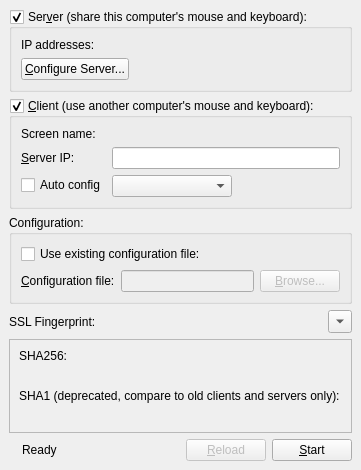
<?xml version='1.0' encoding='UTF-8'?>
<ui version="4.0">
 <class>MainWindowBase</class>
 <widget class="QMainWindow" name="MainWindowBase">
  <property name="sizePolicy">
   <sizepolicy hsizetype="Fixed" vsizetype="Fixed">
    <horstretch>0</horstretch>
    <verstretch>0</verstretch>
   </sizepolicy>
  </property>
  <property name="windowTitle">
   <string>Barrier</string>
  </property>
  <widget class="QWidget" name="centralwidget">
   <layout class="QVBoxLayout" name="verticalLayout_2">
    <property name="sizeConstraint">
     <enum>QLayout::SetFixedSize</enum>
    </property>
    <item>
     <widget class="QGroupBox" name="m_pGroupServer">
      <property name="sizePolicy">
       <sizepolicy hsizetype="Preferred" vsizetype="Preferred">
        <horstretch>0</horstretch>
        <verstretch>0</verstretch>
       </sizepolicy>
      </property>
      <property name="title">
       <string>Ser&amp;ver (share this computer's mouse and keyboard):</string>
      </property>
      <property name="checkable">
       <bool>true</bool>
      </property>
      <property name="checked">
       <bool>true</bool>
      </property>
      <layout class="QVBoxLayout">
       <item>
        <layout class="QFormLayout" name="formLayout">
         <property name="fieldGrowthPolicy">
          <enum>QFormLayout::AllNonFixedFieldsGrow</enum>
         </property>
         <item row="0" column="0">
          <widget class="QLabel" name="label_2">
           <property name="text">
            <string>IP addresses:</string>
           </property>
          </widget>
         </item>
         <item row="0" column="1">
          <widget class="QLabel" name="m_pLabelIpAddresses">
           <property name="text">
            <string notr="true" />
           </property>
          </widget>
         </item>
        </layout>
       </item>
       <item>
        <layout class="QHBoxLayout" name="horizontalLayout_4">
         <item>
          <widget class="QPushButton" name="m_pButtonConfigureServer">
           <property name="text">
            <string>&amp;Configure Server...</string>
           </property>
          </widget>
         </item>
         <item>
          <spacer>
           <property name="orientation">
            <enum>Qt::Horizontal</enum>
           </property>
           <property name="sizeHint" stdset="0">
            <size>
             <width>40</width>
             <height>20</height>
            </size>
           </property>
          </spacer>
         </item>
        </layout>
       </item>
       </layout>
     </widget>
    </item>
    <item>
     <widget class="QGroupBox" name="m_pGroupClient">
      <property name="sizePolicy">
       <sizepolicy hsizetype="Preferred" vsizetype="Preferred">
        <horstretch>0</horstretch>
        <verstretch>0</verstretch>
       </sizepolicy>
      </property>
      <property name="title">
       <string>&amp;Client (use another computer's mouse and keyboard):</string>
      </property>
      <property name="checkable">
       <bool>true</bool>
      </property>
      <property name="checked">
       <bool>true</bool>
      </property>
      <layout class="QFormLayout" name="formLayout_3">
       <property name="fieldGrowthPolicy">
        <enum>QFormLayout::AllNonFixedFieldsGrow</enum>
       </property>
       <item row="0" column="0">
        <widget class="QLabel" name="label_5">
         <property name="text">
          <string>Screen name:</string>
         </property>
        </widget>
       </item>
       <item row="0" column="1">
        <widget class="QLabel" name="m_pLabelScreenName">
         <property name="text">
          <string notr="true" />
         </property>
        </widget>
       </item>
       <item row="2" column="0">
        <widget class="QLabel" name="m_pLabelServerName">
         <property name="text">
          <string>&amp;Server IP:</string>
         </property>
         <property name="buddy">
          <cstring>m_pLineEditHostname</cstring>
         </property>
        </widget>
       </item>
       <item row="2" column="1">
        <widget class="QLineEdit" name="m_pLineEditHostname" />
       </item>
       <item row="3" column="0">
        <widget class="QCheckBox" name="m_pCheckBoxAutoConfig">
         <property name="text">
          <string>Auto config</string>
         </property>
        </widget>
       </item>
       <item row="3" column="1">
        <widget class="QComboBox" name="m_pComboServerList">
         <property name="sizePolicy">
          <sizepolicy hsizetype="Maximum" vsizetype="Preferred">
           <horstretch>0</horstretch>
           <verstretch>0</verstretch>
          </sizepolicy>
         </property>
         <property name="minimumSize">
          <size>
           <width>120</width>
           <height>0</height>
          </size>
         </property>
        </widget>
       </item>
      </layout>
     </widget>
    </item>
    <item><widget class="QGroupBox" name="m_pGroupConfiguration"><property name="title"><string>Configuration:</string></property><layout class="QVBoxLayout" name="verticalLayout_config"><item>
        <widget class="QCheckBox" name="m_pCheckBoxExternalConfig">
         <property name="text">
          <string>Use existing configuration file:</string>
         </property>
        </widget>
       </item>
       <item>
        <layout class="QHBoxLayout">
         <item>
          <widget class="QLabel" name="m_pLabelConfigurationFile">
           <property name="text">
            <string>&amp;Configuration file:</string>
           </property>
           <property name="buddy">
            <cstring>m_pLineEditConfigFile</cstring>
           </property>
          </widget>
         </item>
         <item>
          <widget class="QLineEdit" name="m_pLineEditConfigFile">
           <property name="enabled">
            <bool>false</bool>
           </property>
          </widget>
         </item>
         <item>
          <widget class="QPushButton" name="m_pButtonBrowseConfigFile">
           <property name="enabled">
            <bool>false</bool>
           </property>
           <property name="text">
            <string>&amp;Browse...</string>
           </property>
          </widget>
         </item>
        </layout>
       </item>
      </layout></widget></item><item>
     <layout class="QHBoxLayout" name="horizontalLayout_3">
      <item>
       <widget class="QLabel" name="m_pLabelFingerprint">
        <property name="sizePolicy">
         <sizepolicy hsizetype="Maximum" vsizetype="Preferred">
          <horstretch>0</horstretch>
          <verstretch>0</verstretch>
         </sizepolicy>
        </property>
        <property name="text">
         <string>SSL Fingerprint:</string>
        </property>
       </widget>
      </item>
      <item>
       <widget class="QLabel" name="m_pLabelLocalFingerprint">
        <property name="text">
         <string />
        </property>
        <property name="textFormat">
         <enum>Qt::PlainText</enum>
        </property>
       </widget>
      </item>
      <item>
       <widget class="QToolButton" name="toolbutton_show_fingerprint">
        <property name="text">
         <string>...</string>
        </property>
        <property name="arrowType">
         <enum>Qt::DownArrow</enum>
        </property>
       </widget>
      </item>
     </layout>
    </item>
    <item>
     <widget class="QFrame" name="frame_fingerprint_details">
      <property name="frameShape">
       <enum>QFrame::StyledPanel</enum>
      </property>
      <property name="frameShadow">
       <enum>QFrame::Raised</enum>
      </property>
      <layout class="QGridLayout" name="gridLayout">
       <property name="sizeConstraint">
        <enum>QLayout::SetMinimumSize</enum>
       </property>
       <item row="1" column="1">
        <widget class="QLabel" name="label_sha256_randomart">
         <property name="font">
          <font>
           <family>Courier</family>
          </font>
         </property>
         <property name="text">
          <string />
         </property>
         <property name="textInteractionFlags">
          <set>Qt::LinksAccessibleByMouse|Qt::TextSelectableByMouse</set>
         </property>
        </widget>
       </item>
       <item row="2" column="0" colspan="2">
        <widget class="QLabel" name="label_sha1">
         <property name="text">
          <string>SHA1 (deprecated, compare to old clients and servers only):</string>
         </property>
        </widget>
       </item>
       <item row="3" column="0" colspan="2">
        <widget class="QLabel" name="label_sha1_fingerprint_full">
         <property name="text">
          <string />
         </property>
         <property name="textInteractionFlags">
          <set>Qt::LinksAccessibleByMouse|Qt::TextSelectableByMouse</set>
         </property>
        </widget>
       </item>
       <item row="0" column="0" colspan="2">
        <widget class="QLabel" name="label_sha256">
         <property name="text">
          <string>SHA256:</string>
         </property>
        </widget>
       </item>
       <item row="1" column="0">
        <widget class="QLabel" name="label_sha256_fingerprint_full">
         <property name="text">
          <string />
         </property>
         <property name="textInteractionFlags">
          <set>Qt::LinksAccessibleByMouse|Qt::TextSelectableByMouse</set>
         </property>
        </widget>
       </item>
      </layout>
     </widget>
    </item>
    <item>
     <layout class="QHBoxLayout" name="horizontalLayout">
      <property name="sizeConstraint">
       <enum>QLayout::SetDefaultConstraint</enum>
      </property>
      <item>
       <widget class="QLabel" name="m_pLabelPadlock">
        <property name="enabled">
         <bool>true</bool>
        </property>
        <property name="text">
         <string />
        </property>
        <property name="pixmap">
         <pixmap resource="../res/Barrier.qrc">:/res/icons/16x16/padlock.png</pixmap>
        </property>
       </widget>
      </item>
      <item>
       <widget class="QLabel" name="m_pStatusLabel">
        <property name="text">
         <string>Ready</string>
        </property>
       </widget>
      </item>
      <item>
       <spacer name="spacer">
        <property name="orientation">
         <enum>Qt::Horizontal</enum>
        </property>
        <property name="sizeHint" stdset="0">
         <size>
          <width>40</width>
          <height>20</height>
         </size>
        </property>
       </spacer>
      </item>
      <item>
       <widget class="QPushButton" name="m_pButtonReload">
        <property name="enabled">
         <bool>false</bool>
        </property>
        <property name="text">
         <string>&amp;Reload</string>
        </property>
       </widget>
      </item>
      <item>
       <widget class="QPushButton" name="m_pButtonToggleStart">
        <property name="text">
         <string>&amp;Start</string>
        </property>
       </widget>
      </item>
     </layout>
    </item>
   </layout>
  </widget>
  <action name="m_pActionAbout">
   <property name="text">
    <string>&amp;About Barrier...</string>
   </property>
   <property name="shortcut">
    <string notr="true" />
   </property>
  </action>
  <action name="m_pActionQuit">
   <property name="text">
    <string>&amp;Quit</string>
   </property>
   <property name="statusTip">
    <string>Quit</string>
   </property>
   <property name="shortcut">
    <string notr="true">Ctrl+Q</string>
   </property>
  </action>
  <action name="m_pActionStartBarrier">
   <property name="text">
    <string>&amp;Start</string>
   </property>
   <property name="statusTip">
    <string>Run</string>
   </property>
   <property name="shortcut">
    <string notr="true">Ctrl+S</string>
   </property>
  </action>
  <action name="m_pActionStopBarrier">
   <property name="enabled">
    <bool>false</bool>
   </property>
   <property name="text">
    <string>S&amp;top</string>
   </property>
   <property name="statusTip">
    <string>Stop</string>
   </property>
   <property name="shortcut">
    <string notr="true">Ctrl+T</string>
   </property>
  </action>
  <action name="m_pActionMinimize">
   <property name="text">
    <string>&amp;Hide</string>
   </property>
   <property name="toolTip">
    <string>Hide</string>
   </property>
   <property name="shortcut">
    <string notr="true">F5</string>
   </property>
  </action>
  <action name="m_pActionRestore">
   <property name="text">
    <string>&amp;Show</string>
   </property>
   <property name="toolTip">
    <string>Show</string>
   </property>
   <property name="shortcut">
    <string notr="true" />
   </property>
  </action>
  <action name="m_pActionSave">
   <property name="text">
    <string>S&amp;ave configuration</string>
   </property>
   <property name="statusTip">
    <string>Save the interactively generated server configuration to a file.</string>
   </property>
   <property name="shortcut">
    <string notr="true">Ctrl+Alt+S</string>
   </property>
  </action>
  <action name="m_pActionSettings">
   <property name="text">
    <string>Change &amp;Settings</string>
   </property>
   <property name="statusTip">
    <string>Edit settings</string>
   </property>
   <property name="shortcut">
    <string notr="true">F4</string>
   </property>
  </action>
  <action name="m_pActionShowLog">
   <property name="text">
    <string>Show &amp;Log</string>
   </property>
   <property name="toolTip">
    <string>Show Log</string>
   </property>
   <property name="shortcut">
    <string notr="true">F2</string>
   </property>
  </action>
 </widget>
 <resources>
  <include location="../res/Barrier.qrc" />
 </resources>
 <connections>
  <connection>
   <sender>m_pRadioExternalConfig</sender>
   <signal>toggled(bool)</signal>
   <receiver>m_pLineEditConfigFile</receiver>
   <slot>setEnabled(bool)</slot>
   <hints>
    <hint type="sourcelabel">
     <x>156</x>
     <y>179</y>
    </hint>
    <hint type="destinationlabel">
     <x>169</x>
     <y>209</y>
    </hint>
   </hints>
  </connection>
  <connection>
   <sender>m_pRadioExternalConfig</sender>
   <signal>toggled(bool)</signal>
   <receiver>m_pButtonBrowseConfigFile</receiver>
   <slot>setEnabled(bool)</slot>
   <hints>
    <hint type="sourcelabel">
     <x>353</x>
     <y>182</y>
    </hint>
    <hint type="destinationlabel">
     <x>356</x>
     <y>211</y>
    </hint>
   </hints>
  </connection>
  <connection>
   <sender>m_pRadioInternalConfig</sender>
   <signal>toggled(bool)</signal>
   <receiver>m_pButtonConfigureServer</receiver>
   <slot>setEnabled(bool)</slot>
   <hints>
    <hint type="sourcelabel">
     <x>204</x>
     <y>244</y>
    </hint>
    <hint type="destinationlabel">
     <x>212</x>
     <y>274</y>
    </hint>
   </hints>
  </connection>
  <connection>
   <sender>m_pButtonToggleStart</sender>
   <signal>clicked()</signal>
   <receiver>m_pActionStartBarrier</receiver>
   <slot>trigger()</slot>
   <hints>
    <hint type="sourcelabel">
     <x>361</x>
     <y>404</y>
    </hint>
    <hint type="destinationlabel">
     <x>-1</x>
     <y>-1</y>
    </hint>
   </hints>
  </connection>
 </connections>
</ui>
